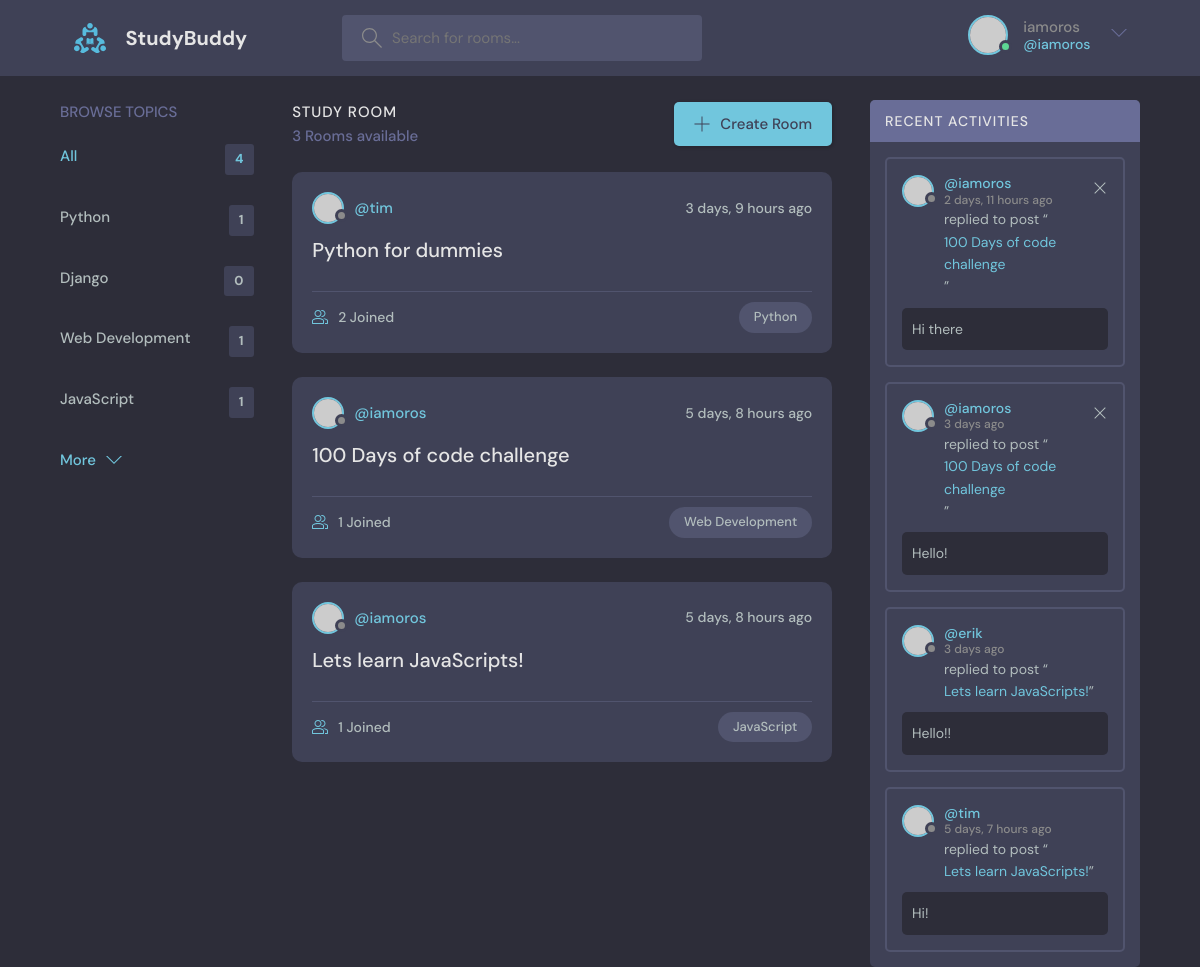
The page / (signed in) on the database its author committed.
### base/models.py (models this page shows, shortened)
class Topic(models.Model):
	name = models.CharField(max_length=200)

class Room(models.Model):
	host = models.ForeignKey(User, on_delete=models.SET_NULL, null=True)
	topic = models.ForeignKey(Topic, on_delete=models.SET_NULL, null=True)
	name = models.CharField(max_length=200)
	description = models.TextField(null=True, blank=True)
	participants = models.ManyToManyField(User, related_name='participants', blank=True)
	updated = models.DateTimeField(auto_now=True)
	created = models.DateTimeField(auto_now_add=True)
	class Meta:
		ordering = ['-updated', '-created']
	def __str__(self):
		return self.name

class Message(models.Model):
	user = models.ForeignKey(User, on_delete=models.CASCADE)
	room = models.ForeignKey(Room, on_delete=models.CASCADE)
	body = models.TextField()
	updated = models.DateTimeField(auto_now=True)
	created = models.DateTimeField(auto_now_add=True)
	class Meta:
		ordering = ['-updated', '-created']

### base/views.py (the view)
# urls.py: path('', views.home, name="home"),
def home(request):
	q = request.GET.get('q') if request.GET.get('q') != None else ''
	rooms = Room.objects.filter(
		Q(topic__name__icontains=q) |
		Q(name__icontains=q) |
		Q(description__icontains=q)
		)
	topics = Topic.objects.all()
	room_count = rooms.count()
	room_messages = Message.objects.filter(Q(room__topic__name__icontains=q))
	context = {
		'rooms': rooms,
		'topics': topics,
		'room_count': room_count,
		'room_messages': room_messages
	}
	return render(request, 'base/home.html', context)

### base/templates/base/home.html (shortened to what this page needs)
	{% extends 'main.html' %}
	{% block content %}
	<main class="layout layout--3">
	  <div class="container">
		{% include 'base/topics_component.html' %}
		<div class="roomList">
		  <div class="roomList__header">
			<div>
			  <h2>Study Room</h2>
			  <p>{{room_count}} Rooms available</p>
			</div>
			<a class="btn btn--main" href="create-room.html">
			  <svg version="1.1" xmlns="http://www.w3.org/2000/svg" width="32" height="32" viewBox="0 0 32 32">
				<title>add</title>
				<path
				  d="M16.943 0.943h-1.885v14.115h-14.115v1.885h14.115v14.115h1.885v-14.115h14.115v-1.885h-14.115v-14.115z"
				></path>
			  </svg>
			  Create Room
			</a>
		  </div>
		  {% include 'base/feed_component.html' %}
		</div>
		{% include 'base/activity_component.html' %}
	  </div>
	</main>
	{% endblock content %}

### templates/navbar.html (shortened to what this page needs)
{% load static %}
<header class="header header--loggedIn">
	<div class="container">
	  <a href="{% url 'home' %}" class="header__logo">
		<img src="{% static 'images/logo.svg' %}" />
		<h1>StudyBuddy</h1>
	  </a>
	  <form class="header__search" method="GET" action="{% url 'home' %}">
		<label>
		  <input name="q" placeholder="Search for rooms..." />
		</label>
	  </form>
	  <nav class="header__menu">
		{% if request.user.is_authenticated %}
		<div class="header__user">
		  <a href="{% url 'user-profile' request.user.id %}">
			<div class="avatar avatar--medium active">
			  <img src="https://randomuser.me/api/portraits/men/37.jpg" />
			</div>
			<p>{{request.user.username}}<span>@{{request.user.username}}</span></p>
		  </a>
		  <button class="dropdown-button">
			<svg
			  version="1.1"
			  xmlns="http://www.w3.org/2000/svg"
			  width="32"
			  height="32"
			  viewBox="0 0 32 32"
			>
			  <title>chevron-down</title>
			  <path d="M16 21l-13-13h-3l16 16 16-16h-3l-13 13z"></path>
			</svg>
		  </button>
		</div>
		{% else %}
		<a href="{% url 'login' %}">
		  <img src="{% static 'images/avatar.svg' %}" />
		  <p>Login</p>
		</a>
		{% endif %}
	  </nav>
	</div>
  </header>

### base/templates/base/topics_component.html
<div class="topics">
	<div class="topics__header">
	  <h2>Browse Topics</h2>
	</div>
	<ul class="topics__list">
	  <li>
		<a href="{% url 'home' %}" class="active">All <span>{{topics.count}}</span></a>
	  </li>
	  {% for topic in topics %}
	  <li>
		<a href="{% url 'home' %}?q={{topic.name}}">{{topic.name}} <span>{{topic.room_set.all.count}}</span></a>
	  </li>
		{% endfor %}
	</ul>
	<a class="btn btn--link" href="topics.html">
	  More
	  <svg version="1.1" xmlns="http://www.w3.org/2000/svg" width="32" height="32" viewBox="0 0 32 32">
		<title>chevron-down</title>
		<path d="M16 21l-13-13h-3l16 16 16-16h-3l-13 13z"></path>
	  </svg>
	</a>
  </div>

### base/templates/base/feed_component.html (shortened to what this page needs)
{% for room in rooms %}
<div class="roomListRoom">
	<div class="roomListRoom__header">
	  <a href="{% url 'user-profile' room.host.id %}" class="roomListRoom__author">
		<div class="avatar avatar--small">
		  <img src="https://randomuser.me/api/portraits/women/11.jpg" />
		</div>
		<span>@{{room.host.username}}</span>
	  </a>
	  <div class="roomListRoom__actions">
		<span>{{room.created|timesince}} ago</span>
	  </div>
	</div>
	<div class="roomListRoom__content">
	  <a href="{% url 'room' room.id %}">{{room.name}}</a>
	</div>
	<div class="roomListRoom__meta">
	  <a href="{% url 'room' room.id %}" class="roomListRoom__joined">
		{{room.participants.all.count}} Joined
	  </a>
	  <p class="roomListRoom__topic">{{room.topic.name}}</p>
	</div>
  </div>
{% endfor %}

### base/templates/base/activity_component.html
<div class="activities">
	<div class="activities__header">
	  <h2>Recent Activities</h2>
	</div>
	{% for message in room_messages %}
	<div class="activities__box">
	  <div class="activities__boxHeader roomListRoom__header">
		<a href="{% url 'user-profile' message.user.id %}" class="roomListRoom__author">
		  <div class="avatar avatar--small">
			<img src="https://randomuser.me/api/portraits/women/11.jpg" />
		  </div>
		  <p>
			@{{message.user}}
			<span>{{message.created|timesince}} ago</span>
		  </p>
		</a>
		{% if request.user == message.user %}
		<div class="roomListRoom__actions">
		  <a href="{% url 'delete-message' message.id %}">
			<svg version="1.1" xmlns="http://www.w3.org/2000/svg" width="32" height="32" viewBox="0 0 32 32">
			  <title>remove</title>
			  <path
				d="M27.314 6.019l-1.333-1.333-9.98 9.981-9.981-9.981-1.333 1.333 9.981 9.981-9.981 9.98 1.333 1.333 9.981-9.98 9.98 9.98 1.333-1.333-9.98-9.98 9.98-9.981z"
			  ></path>
			</svg>
		  </a>
		</div>
		{% endif %}
	  </div>
	  <div class="activities__boxContent">
		<p>replied to post “<a href="{% url 'room' message.room.id %}">{{message.room}}</a>”</p>
		<div class="activities__boxRoomContent">
			{{message.body}}
		</div>
	  </div>
	</div>
	{% endfor %}
  </div>

### rows shown on the page
Topic: name "Python", room_set.all.count "1"
Topic: name "Django", room_set.all.count "0"
Topic: name "Web Development", room_set.all.count "1"
Topic: name "JavaScript", room_set.all.count "1"
Room: host.username "tim", created "3 days, 9 hours", name "Python for dummies", participants.all.count "2", topic.name "Python"
Room: host.username "iamoros", created "5 days, 8 hours", name "100 Days of code challenge", participants.all.count "1", topic.name "Web Development"
Room: host.username "iamoros", created "5 days, 8 hours", name "Lets learn JavaScripts!", participants.all.count "1", topic.name "JavaScript"
Message: user "iamoros", created "2 days, 11 hours", room "100 Days of code challenge", body "Hi there"
Message: user "iamoros", created "3 days", room "100 Days of code challenge", body "Hello!"
Message: user "erik", created "3 days", room "Lets learn JavaScripts!", body "Hello!!"
Message: user "tim", created "5 days, 7 hours", room "Lets learn JavaScripts!", body "Hi!"

### other values the page prints
{{ request.user.username }} "iamoros"
{{ topics.count }} "4"
{{ room_count }} "3"
